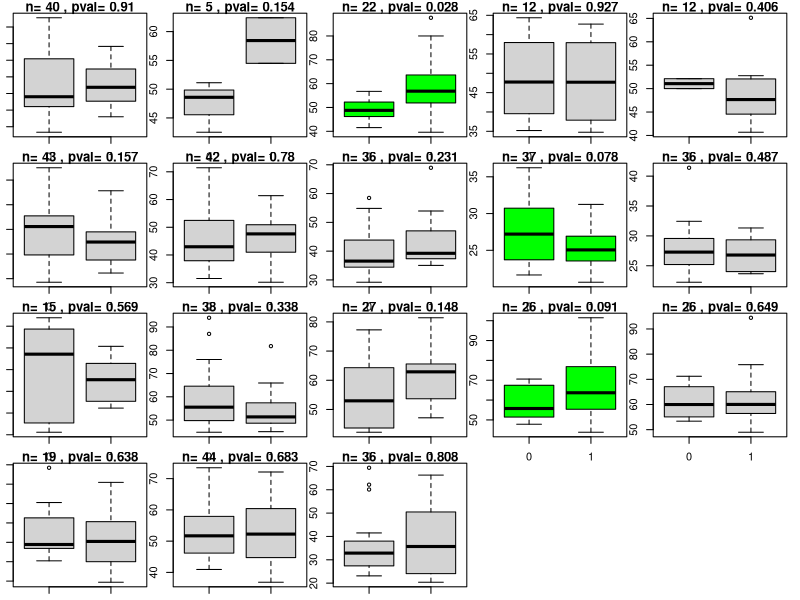

Recreate this plot in R.
## ---- chunk 1
knitr::opts_chunk$set(echo = TRUE)
## ---- chunk 2
##temp = list.files(pattern="*.csv")
##myfiles = do.call(rbind, lapply(temp, function(x) read.csv(x, stringsAsFactors = FALSE)))
group_data <- read.csv("cleaned_gender.csv")
## ---- chunk 3
female <- group_data$gender == 1
male <- group_data$gender == 0
t_test<- t.test(female, male)
## ---- chunk 4
p_value <- t_test$pvalues

## ---- chunk 5
par(mar=c(1,1,1,1))
par(mfrow = c(4,5))
groupName <- c()
pvalues <- c()

tb <- as.data.frame(table(group_data$groupID))
##Select groups that are under size 50
tb2 <- tb[tb$Freq >= 5 & tb$Freq <= 50,]
##Create a vector of groupID's whose size is between 25 and 50
selected_groupID <- as.character(tb2$Var1)
for (i in 1:length(selected_groupID)) {
  female <- group_data[group_data$groupID == selected_groupID[i] & group_data$gender == 0,]$TimeUsedSec
  male <- group_data[group_data$groupID == selected_groupID[i] & group_data$gender == 1,]$TimeUsedSec
  if (length(female) > 1 & length(male) > 1) {
    groupName <- cbind(groupName, selected_groupID[i])
    p <- round(t.test(female, male)$p.value, digits = 3)
    pvalues <- cbind(pvalues, p)
    data1 <- group_data[group_data$groupID == selected_groupID[i],]
    if (p < 0.1) {
    boxplot(TimeUsedSec ~ gender,data=data1, col="green", main=paste("n=", dim(data1)[1], ", pval=", p), xlab="Gender (1=Male, 0=Female)", ylab="Time Used Seconds")
    } else {
      boxplot(TimeUsedSec ~ gender,data=data1, main=paste("n=", dim(data1)[1], ", pval=", p), xlab="Gender (1=Male, 0=Female)", ylab="Time Used Seconds")
    }
  }
}

